Frame 1 (no input): blank canvas, image omitted
Frame 60 (the mouse pressed at the canvas centre just before this capture): blank canvas, image omitted
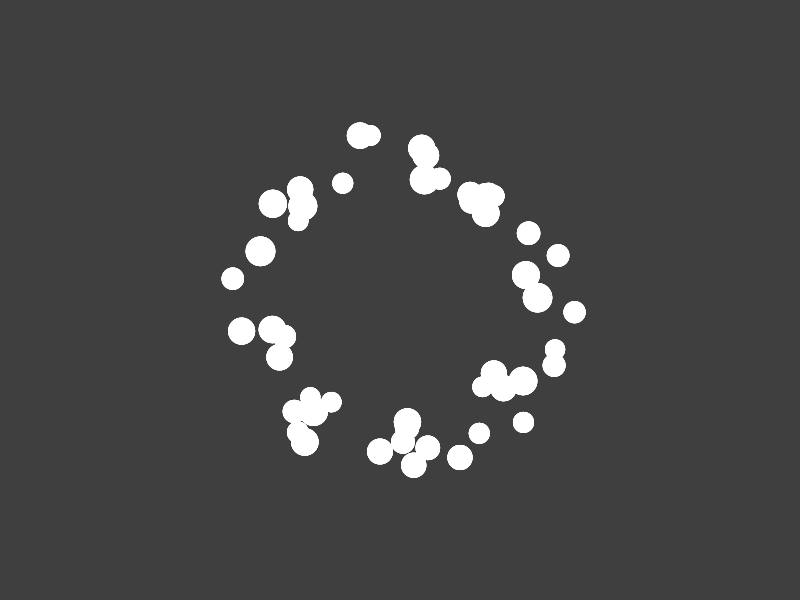
Frame 120 (the mouse held since frame 60 and released just before this capture)

The Processing sketch whose frames 1 and 60 were blank and that drew this single picture after the mouse press (run headless with seeded random() and noise(); from frame 60 on, the mouse is pressed at the canvas centre):

// Processing sketch: Sneezie_Prototype_Explosion_Class__Nah_
// ── Sneezie_Prototype_Explosion_Class__Nah_.pde
//ArrayList<debris> debrisPiece = new ArrayList<debris>();
//ArrayList<sneezies> sneezie = new ArrayList<sneezies>();
ArrayList<explosions> explosion = new ArrayList<explosions>();
PVector mouse = new PVector (mouseX, mouseY);
PVector origin = mouse;
boolean firstExplosion;

void setup() {
  size(800, 600);
  colorMode(HSB, 360, 100, 100, 100);
}

void draw() {
  background(0, 0, 25, 100);

  if (mousePressed) {
          explosion.add(new explosions());
    explosions poof = explosion.get(0);
    poof.explode();
  }
}


// ── debris.pde
class debris {
  PVector loc, vel, acc;
  float sz, life, mouseDist;

  debris() {
    sz = random(20, 30);
   // if(firstExplosion) {
    loc = new PVector(mouseX, mouseY);
   // } else { loc = PVector.random2D(); }
    vel = PVector.random2D();
    acc = new PVector (0,0);
    life = 100;
    vel.mult(random(2, 3));
  }  

  void display() {
    noStroke();
    fill(360);
    for (int i=0; i<5; i++) {
      ellipse(loc.x, loc.y, sz, sz);
    }
  }


  void move() {
    loc.add(vel);
  }

  void slowMove(PVector mouse_) {
    acc = PVector.sub(mouse_, loc);
    acc.setMag(.03);
  }

  void stop_(PVector mouse_) {
    mouseDist = random(40, 60);
    if (vel.x < .5 && vel.x > -.5 && vel.y < .5 && vel.y > -.5) {
      vel=new PVector (0, 0);
    }
  }

  void age() {
    life-=.8333;
  }

  boolean dead() {
    if (life<=0) {
      return true;
    } else {
      return false;
    }
  }

  ///
}


// ── explosion_class.pde
class explosions {
  ArrayList<debris> debrisPiece = new ArrayList<debris>();
  PVector mouse;
  boolean click = false;

  explosions() {
    mouse = new PVector (mouseX, mouseY);
  } 

  void explode() {
    for (int i=0; i<50; i++) {
      debrisPiece.add(new debris());
      debris poof = debrisPiece.get(i);

      poof.display();
      poof.move();
      poof.slowMove(mouse);
      poof.stop_(mouse);
      poof.age();
    }
  }
  ///
}
